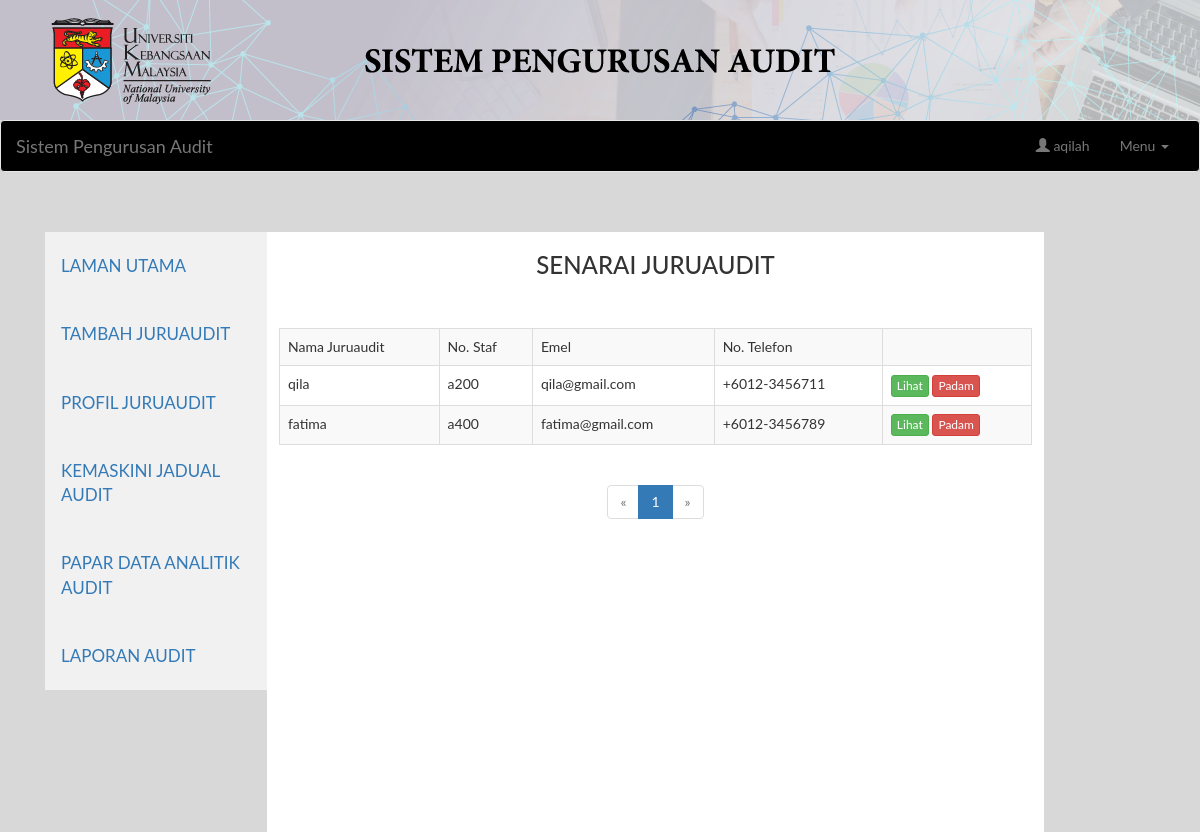
The app's page /staff/admin/listAuditor.php (signed in) with its own data.
### tables this page shows
CREATE TABLE `juruaudit` (
  `staff_no` varchar(255) NOT NULL,
  `staff_name` varchar(255) NOT NULL,
  `staff_pass` varchar(50) NOT NULL,
  `staff_email` varchar(255) NOT NULL,
  `staff_noTel` varchar(15) NOT NULL,
  `staff_img` varchar(255) NOT NULL
);

### staff/admin/session.php (called while the page is built, shortened)
<?php
include_once '../../db.php';
	$uid = $_SESSION['uid'];
	$stmt = $conn->prepare("SELECT * FROM admin WHERE staff_no = '$uid'");
	$stmt->execute();
	$readrow = $stmt->fetch(PDO::FETCH_ASSOC);
	$name = $readrow['staff_name'];
?>

### staff/admin/listAuditor.php (the view, shortened to what this page needs)
<?php
include_once '../../db.php';
include_once 'session.php';
?>
<!DOCTYPE html>
<html>
<head>
  <link rel="stylesheet" href="https://maxcdn.bootstrapcdn.com/bootstrap/3.4.1/css/bootstrap.min.css">
</head>
<body style="background-color: #d8d8d9; ">
<img src="../../auditHeader.png" style="width:100% ">
<div><?php include_once 'navbar.php'; ?></div>
<br>
<br>
<div class="container">
  <table  align="center">
  <tr>
    <td align="center" width="1110px" style="height: 318px">
       <ul class="tab">
            <li><a href="utama.php" align="center">LAMAN UTAMA</a></li>
            <li><a href="tambahaudit.php">TAMBAH JURUAUDIT</a></li>
            <li><a href="listAuditor.php">PROFIL JURUAUDIT</a></li>
            <li><a href="jadual.php">KEMASKINI JADUAL AUDIT</a></li>
            <li><a href="data.php">PAPAR DATA ANALITIK AUDIT</a></li>
            <li><a href="laporan.php">LAPORAN AUDIT</a></li>
          </ul>
<div id="Menu" class="tabcontent" style="height: 600px">
  <h3>SENARAI JURUAUDIT</h3>
  <br>
  <br>
    <table width="9px" class="table table-striped table-bordered">
    <tr>
        <td>Nama Juruaudit</td>
        <td>No. Staf</td>
        <td>Emel </td>
        <td>No. Telefon</td>
        <td></td>
      </tr>
      <?php
      $per_page = 5;
      if (isset($_GET["page"]))
        $page = $_GET["page"];
      else
        $page = 1;
      $start_from = ($page-1) * $per_page;
      try {
        $conn = new PDO("mysql:host=$servername;dbname=$dbname", $username, $password);
        $conn->setAttribute(PDO::ATTR_ERRMODE, PDO::ERRMODE_EXCEPTION);
          $stmt = $conn->prepare("SELECT * FROM juruaudit LIMIT $start_from, $per_page");
        $stmt->execute();
        $result = $stmt->fetchAll();
      }
      catch(PDOException $e){
            echo "Error: " . $e->getMessage();
      }
      foreach($result as $readrow) {
      ?>
      <tr>
        <td><?php echo $readrow['staff_name']; ?></td>
        <td><?php echo $readrow['staff_no']; ?></td>
        <td><?php echo $readrow['staff_email']; ?></td>
        <td><?php echo $readrow['staff_noTel']; ?></td>
        <td>
          <a href="lihatAuditor.php?edit=<?php echo $readrow['staff_no']; ?>" class="btn btn-success btn-xs" role="button">Lihat</a>
          <a href="updateAuditor.php?delete=<?php echo $readrow['staff_no']; ?>" onclick="return confirm('Anda pasti untuk padam?');" class="btn btn-danger btn-xs" role="button">Padam</a>
        </td>
      </tr>
      <?php
      }
      ?>
    </table>
      <nav>
          <ul class="pagination">
          <?php
          try {
            $conn = new PDO("mysql:host=$servername;dbname=$dbname", $username, $password);
            $conn->setAttribute(PDO::ATTR_ERRMODE, PDO::ERRMODE_EXCEPTION);
            $stmt = $conn->prepare("SELECT * FROM juruaudit");
            $stmt->execute();
            $result = $stmt->fetchAll();
            $total_records = count($result);
          }
          catch(PDOException $e){
                echo "Error: " . $e->getMessage();
          }
          $total_pages = ceil($total_records / $per_page);
          ?>
          <?php if ($page==1) { ?>
            <li class="disabled"><span aria-hidden="true">«</span></li>
          <?php } else { ?>
            <li><a href="listAuditor.php?page=<?php echo $page-1 ?>" aria-label="Previous"><span aria-hidden="true">«</span></a></li>
          <?php
          }
          for ($i=1; $i<=$total_pages; $i++)
            if ($i == $page)
              echo "<li class=\"active\"><a href=\"listAuditor.php?page=$i\">$i</a></li>";
            else
              echo "<li><a href=\"listAuditor.php?page=$i\">$i</a></li>";
          ?>
          <?php if ($page==$total_pages) { ?>
            <li class="disabled"><span aria-hidden="true">»</span></li>
          <?php } else { ?>
            <li><a href="listAuditor.php?page=<?php echo $page+1 ?>" aria-label="Previous"><span aria-hidden="true">»</span></a></li>
          <?php } ?>
        </ul>
      </nav>
</div>
    </td>
  </tr>
</table>
</div>
</body>
</html>

### staff/admin/navbar.php (shortened to what this page needs)
<nav class="navbar navbar-default"style=
  "background-color: #000000;
  /*overflow: hidden;*/
  /*position: sticky;
  bottom: 0;
  width: 100%;*/
  position: relative;
  z-index: 100;
">
  <div class="container-fluid">
    <div class="navbar-header">
      <a class="navbar-brand" href="utama.php">Sistem Pengurusan Audit</a>
    </div>
    <div class="collapse navbar-collapse" id="bs-example-navbar-collapse-1">
      <ul class="nav navbar-nav navbar-right">
         <li><a href="#" disabled="disabled"><span class="glyphicon glyphicon-user" aria-hidden="true"></span>  <?php echo $name; ?></a></li>
        <li class="dropdown">
          <a href="#" class="dropdown-toggle" data-toggle="dropdown" role="button" aria-haspopup="true" aria-expanded="false">Menu <span class="caret"></span></a>
        </li>
      </ul>
    </div>
  </div>
</nav>

### staff/admin/listAuditor.php (style rules this page uses)
* { box-sizing: border-box }
body { font-family: "Lato", sans-serif; }
.tab { float: left; width: 20%; padding-right: 0px; padding-left: 0px; background-color: #f1f1f1; }
.tab li { display: block; background-color: inherit; color: #000000; padding: 22px 16px; width: 100%; border: none; outline: none; text-align: left; cursor: pointer; transition: 0.3s; font-size: 17px; }
.tabcontent { float: left; padding: 0px 12px; background-color: white; width: 70%; border-left: none; }

### records on screen
juruaudit: staff_name "qila", staff_no "a200", staff_email "qila@gmail.com", staff_noTel "+6012-3456711"
juruaudit: staff_name "fatima", staff_no "a400", staff_email "fatima@gmail.com", staff_noTel "+6012-3456789"

### other values on screen
$name "aqilah"
